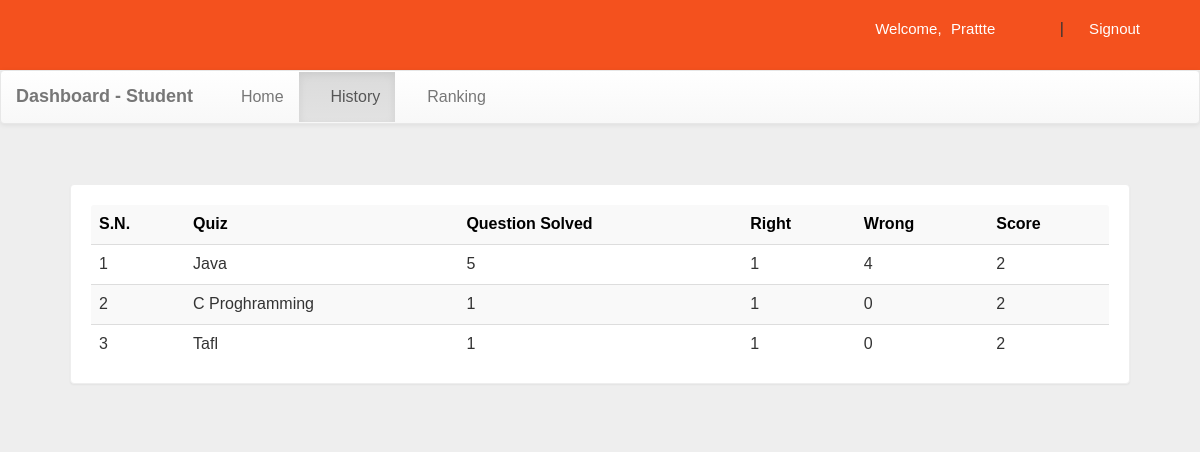
The app's page /account.php?q=2 (signed in) with its own data.
### tables this page shows
CREATE TABLE `history` (
  `email` varchar(50) NOT NULL,
  `eid` text NOT NULL,
  `score` int(11) NOT NULL,
  `level` int(11) NOT NULL,
  `sahi` int(11) NOT NULL,
  `wrong` int(11) NOT NULL,
  `date` timestamp NOT NULL DEFAULT current_timestamp() ON UPDATE current_timestamp()
);

CREATE TABLE `quiz` (
  `eid` text NOT NULL,
  `title` varchar(100) NOT NULL,
  `sahi` int(11) NOT NULL,
  `wrong` int(11) NOT NULL,
  `total` int(11) NOT NULL,
  `time` bigint(20) NOT NULL,
  `intro` text NOT NULL,
  `tag` varchar(100) NOT NULL,
  `date` timestamp NOT NULL DEFAULT current_timestamp() ON UPDATE current_timestamp(),
  `email` varchar(50) DEFAULT NULL
);

### account.php (the view, shortened to what this page needs)
<!DOCTYPE html PUBLIC "-//W3C//DTD XHTML 1.0 Transitional//EN" "http://www.w3.org/TR/xhtml1/DTD/xhtml1-transitional.dtd">
<html xmlns="http://www.w3.org/1999/xhtml">
<head>
<link  rel="stylesheet" href="css/bootstrap.min.css"/>
 <link  rel="stylesheet" href="css/bootstrap-theme.min.css"/>
 <link rel="stylesheet" href="css/main.css">
 <link  rel="stylesheet" href="css/font.css">
</head>
<body>
<div class="header">
<div class="row" style="background-color:#f4511e;">
<div class="col-md-4 col-md-offset-2">
 <?php
 include_once 'dbConnection.php';
  if(!(isset($_SESSION['email']))){
header("location:index.php");
}
else
{
$name = $_SESSION['name'];
$email=$_SESSION['email'];
echo '<span class="pull-right top title1" ><span class="log1"><span class="glyphicon glyphicon-user" aria-hidden="true"></span>&nbsp;&nbsp;&nbsp;&nbsp;Welcome,</span> <a href="account.php?q=1" class="log log1">'.$name.'</a>&nbsp;|&nbsp;<a href="logout.php?q=account.php" class="log"><span class="glyphicon glyphicon-log-out" aria-hidden="true"></span>&nbsp;Signout</button></a></span>';
}?>
</div>
</div></div>
<div class="bg">
<nav class="navbar navbar-default title1">
  <div class="container-fluid">
    <div class="navbar-header">
      <a class="navbar-brand" href="account.php?q=1"><b>Dashboard - Student</b></a>
    </div>
    <div class="collapse navbar-collapse" id="bs-example-navbar-collapse-1">
      <ul class="nav navbar-nav navbar left">
        <li <?php if(@$_GET['q']==1) echo'class="active"'; ?> ><a href="account.php?q=1"><span class="glyphicon glyphicon-home" aria-hidden="true"></span>&nbsp;Home<span class="sr-only">(current)</span></a></li>
        <li <?php if(@$_GET['q']==2) echo'class="active"'; ?>><a href="account.php?q=2"><span class="glyphicon glyphicon-list-alt" aria-hidden="true"></span>&nbsp;History</a></li>
    <li <?php if(@$_GET['q']==3) echo'class="active"'; ?>><a href="account.php?q=3"><span class="glyphicon glyphicon-stats" aria-hidden="true"></span>&nbsp;Ranking</a></li>
  </ul>
      </div>
  </div>
</nav>
<div class="container">
<div class="row">
<div class="col-md-12">
<?php
if(@$_GET['q']== 2)
{
$q=mysqli_query($con,"SELECT * FROM history WHERE email='$email' ORDER BY date DESC " )or die('Error197');
echo  '<div class="panel title">
<table class="table table-striped title1" >
<tr style="color:black"><td><b>S.N.</b></td><td><b>Quiz</b></td><td><b>Question Solved</b></td><td><b>Right</b></td><td><b>Wrong<b></td><td><b>Score</b></td>';
$c=0;
while($row=mysqli_fetch_array($q) )
{
$eid=$row['eid'];
$s=$row['score'];
$w=$row['wrong'];
$r=$row['sahi'];
$qa=$row['level'];
$q23=mysqli_query($con,"SELECT title FROM quiz WHERE  eid='$eid' " )or die('Error208');
while($row=mysqli_fetch_array($q23) )
{
$title=$row['title'];
}
$c++;
echo '<tr><td>'.$c.'</td><td>'.$title.'</td><td>'.$qa.'</td><td>'.$r.'</td><td>'.$w.'</td><td>'.$s.'</td></tr>';
}
echo'</table></div>';
}
?>
</div></div></div></div>
</body>
</html>

### css/main.css (style rules this page uses)
body { overflow-x:hidden; width:100%; font-size: 12px !important; font-family: Montserrat, sans-serif; background:#eee; min-height:550px; background-attachment:fixed; }
.bg { min-height:540px; }
.panel { border-color:#eee; margin:40px; padding:20px; font: 15px "Century Gothic", "Times Roman", sans-serif; }
.title { font-family:'typo'; }
.header { background:#f4511e; height:70px; }
.title1 { font: 16px "Century Gothic", "Times Roman", sans-serif; }
.top { margin-top:20px; }
.log1 { font: 15px 'Montserrat', sans-serif; color:#fff; margin-left:10px; }
.log { margin:10px; margin-right:60px; margin-left:5px; color:#fff; text-decoration:none; font-size:20px; font-size:15px; }

### records on screen
history: eid.title "Java", level "5", sahi "1", wrong "4", score "2"
history: eid.title "C Proghramming", level "1", sahi "1", wrong "0", score "2"
history: eid.title "Tafl", level "1", sahi "1", wrong "0", score "2"

### other values on screen
$name "Prattte"
